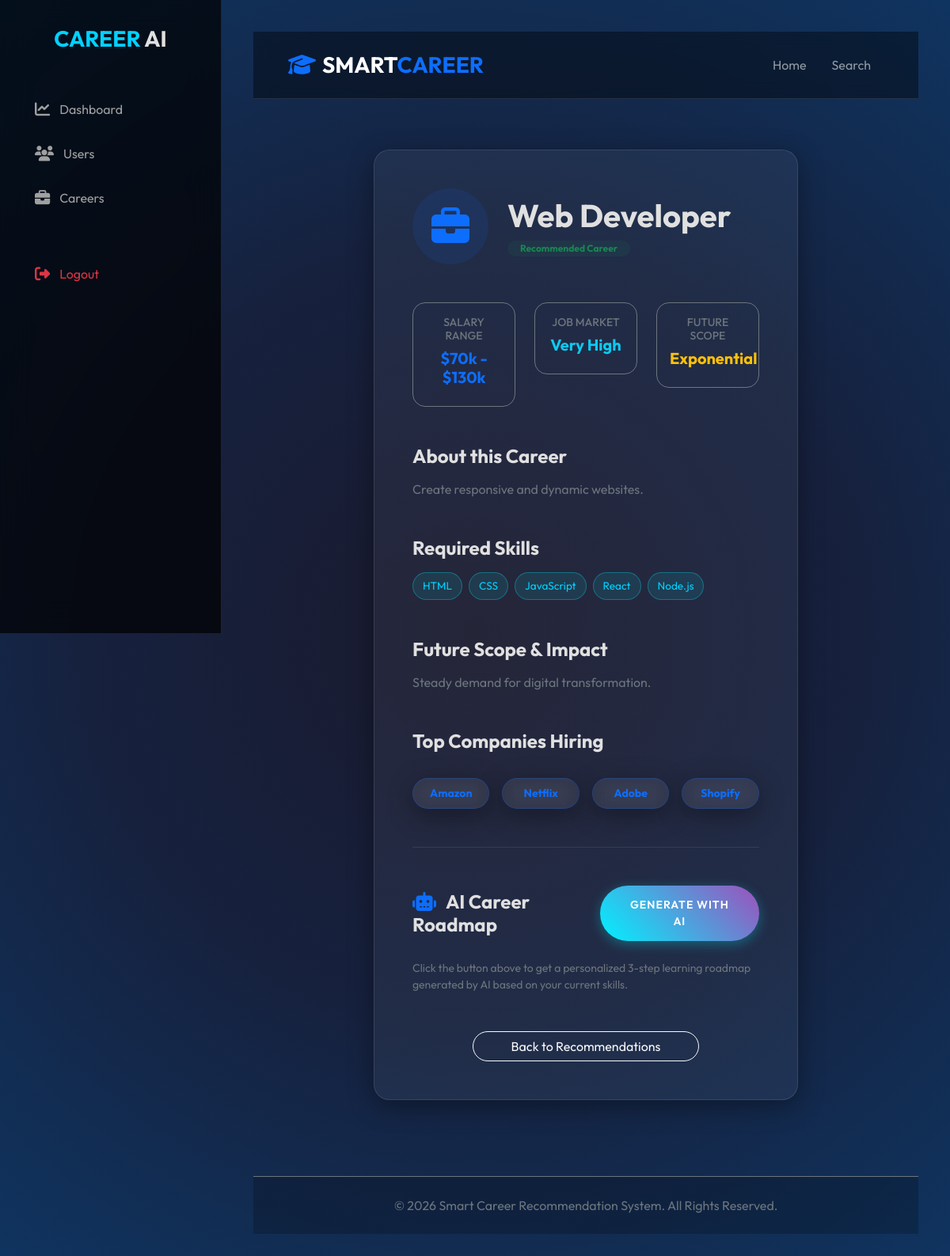
/career/2 (signed in), run on the app's committed database.
### tables this page shows
CREATE TABLE careers (
        career_id INTEGER PRIMARY KEY AUTOINCREMENT,
        career_name TEXT NOT NULL,
        required_skills TEXT NOT NULL,
        salary TEXT,
        future_scope TEXT,
        companies_hiring TEXT,
        description TEXT
    );

### app.py (the view)
@app.route('/career/<int:career_id>')
def career_detail(career_id):
    career = execute_query("SELECT * FROM careers WHERE career_id = ?", (career_id,), fetch=True)
    if not career: return redirect(url_for('results'))
    return render_template('career_detail.html', career=career[0])

### app.py (called while the page is built)
@app.context_processor
def inject_now():
    from datetime import datetime
    return {'now': datetime.utcnow()}

### database.py (called while the page is built)
def get_db_connection():
    conn = sqlite3.connect(DB_PATH)
    conn.row_factory = sqlite3.Row
    return conn

def execute_query(query, params=None, fetch=False):
    conn = get_db_connection()
    cursor = conn.cursor()
    try:
        if params:
            cursor.execute(query, params)
        else:
            cursor.execute(query)
        if fetch:
            result = [dict(row) for row in cursor.fetchall()]
        else:
            conn.commit()
            result = cursor.lastrowid
        return result
    except Exception as e:
        print(f"Database Error: {e}")
        return [] if fetch else None
    finally:
        conn.close()

### templates/career_detail.html (shortened to what this page needs)
{% extends "layout.html" %}
{% block content %}
<div class="container py-5">
    <div class="row">
        <div class="col-lg-8 mx-auto animate-up">
            <div class="glass p-5">
                <div class="d-flex align-items-center mb-5">
                    <div class="bg-primary bg-opacity-10 p-4 rounded-circle me-4">
                        <i class="fas fa-briefcase fa-3x text-primary"></i>
                    </div>
                    <div>
                        <h1 class="fw-bold mb-0">{{ career.career_name }}</h1>
                        <span class="badge bg-success bg-opacity-10 text-success rounded-pill px-3 mt-2">Recommended Career</span>
                    </div>
                </div>
                <div class="row g-4 mb-5">
                    <div class="col-md-4">
                        <div class="p-3 border border-secondary rounded-4 text-center">
                            <h6 class="text-secondary small text-uppercase">Salary Range</h6>
                            <h5 class="fw-bold text-primary">{{ career.salary }}</h5>
                        </div>
                    </div>
                    <div class="col-md-4">
                        <div class="p-3 border border-secondary rounded-4 text-center">
                            <h6 class="text-secondary small text-uppercase">Job Market</h6>
                            <h5 class="fw-bold text-info">Very High</h5>
                        </div>
                    </div>
                    <div class="col-md-4">
                        <div class="p-3 border border-secondary rounded-4 text-center">
                            <h6 class="text-secondary small text-uppercase">Future Scope</h6>
                            <h5 class="fw-bold text-warning">Exponential</h5>
                        </div>
                    </div>
                </div>
                <div class="mb-5">
                    <h4 class="fw-bold mb-3">About this Career</h4>
                    <p class="text-secondary">{{ career.description }}</p>
                </div>
                <div class="mb-5">
                    <h4 class="fw-bold mb-3">Required Skills</h4>
                    <div class="d-flex flex-wrap gap-2">
                        {% for skill in career.required_skills.split(',') %}
                            <span class="badge-skill">{{ skill.strip() }}</span>
                        {% endfor %}
                    </div>
                </div>
                <div class="mb-5">
                    <h4 class="fw-bold mb-3">Future Scope & Impact</h4>
                    <p class="text-secondary">{{ career.future_scope }}</p>
                </div>
                <div class="mb-5">
                    <h4 class="fw-bold mb-3">Top Companies Hiring</h4>
                    <div class="row row-cols-2 row-cols-md-4 g-3 mt-2">
                        {% for company in career.companies_hiring.split(',') %}
                        <div class="col">
                            <div class="glass p-2 text-center small fw-bold text-primary border-primary border-opacity-25">
                                {{ company.strip() }}
                            </div>
                        </div>
                        {% endfor %}
                    </div>
                </div>
                <div class="mt-5 pt-5 border-top border-secondary border-opacity-25">
                    <div class="d-flex align-items-center justify-content-between mb-4">
                        <h4 class="fw-bold mb-0"><i class="fas fa-robot text-primary me-2"></i> AI Career Roadmap</h4>
                        <button id="generateRoadmap" class="btn btn-primary-custom btn-sm">Generate with AI</button>
                    </div>
                    <div id="roadmapContent" class="text-secondary small">
                        <p>Click the button above to get a personalized 3-step learning roadmap generated by AI based on your current skills.</p>
                    </div>
                </div>
                <div class="text-center mt-5">
                    <a href="{{ url_for('results') }}" class="btn btn-outline-light rounded-pill px-5">Back to Recommendations</a>
                </div>
            </div>
        </div>
    </div>
</div>
{% endblock %}

### static/css/style.css (style rules this page uses)
:root { --bg-color: #050505; --card-bg: rgba(255, 255, 255, 0.05); --primary: #00d2ff; --secondary: #9d50bb; --text-color: #e0e0e0; --accent: #3a1c71; --glass-border: rgba(255, 255, 255, 0.1); --neon-blue: #00f2ff; --neon-purple: #bc13fe; }
body { font-family: 'Outfit', sans-serif; background: radial-gradient(circle at 50% 50%, #1a1a2e 0%, #16213e 50%, #0f3460 100%); background-attachment: fixed; color: var(--text-color); min-height: 100vh; margin: 0; overflow-x: hidden; }
.glass { background: var(--card-bg); backdrop-filter: blur(12px); -webkit-backdrop-filter: blur(12px); border: 1px solid var(--glass-border); border-radius: 20px; box-shadow: 0 8px 32px 0 rgba(0, 0, 0, 0.37); }
.btn-primary-custom { background: linear-gradient(45deg, var(--neon-blue), var(--secondary)); border: none; padding: 14px 35px; border-radius: 50px; color: white; font-weight: 600; transition: all 0.3s; box-shadow: 0 4px 15px rgba(0, 242, 255, 0.3); text-transform: uppercase; letter-spacing: 1px; }
.badge-skill { background: rgba(0, 242, 255, 0.1); color: var(--primary); border: 1px solid rgba(0, 242, 255, 0.3); padding: 6px 12px; border-radius: 20px; font-size: 0.85rem; }
.animate-up { animation: fadeInUp 0.8s cubic-bezier(0.4, 0, 0.2, 1) forwards; }

### data on the page
careers: career_name "Web Developer", salary "$70k - $130k", description "Create responsive and dynamic websites.", future_scope "Steady demand for digital transformation."

### other printed values
{{ skill.strip() }} "HTML" "CSS" "JavaScript" "React" "Node.js"
{{ company.strip() }} "Amazon" "Netflix" "Adobe" "Shopify"
